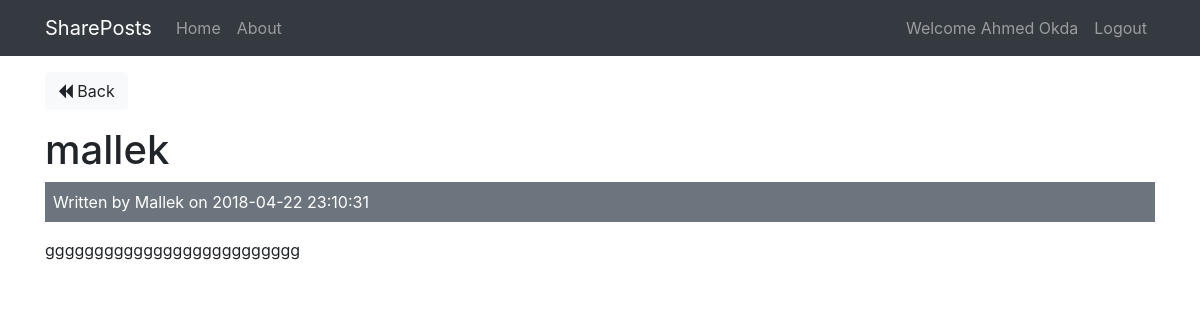
Page /posts/show/2 (signed in) on the committed database.
### tables this page shows
CREATE TABLE `posts` (
  `id` int(11) NOT NULL,
  `user_id` int(11) NOT NULL,
  `title` varchar(255) NOT NULL,
  `body` text NOT NULL,
  `created_at` datetime NOT NULL DEFAULT CURRENT_TIMESTAMP
);

CREATE TABLE `users` (
  `id` int(11) NOT NULL,
  `name` varchar(255) NOT NULL,
  `email` varchar(255) NOT NULL,
  `password` varchar(255) NOT NULL,
  `created_at` datetime NOT NULL DEFAULT CURRENT_TIMESTAMP
);

### app/controllers/Posts.php (called while the page is built, shortened)
<?php
 class Posts extends Controller{
     public function __construct(){
         $this->postModel = $this->Model('Post');
         $this->userModel = $this->Model('User');
     }
     public function show($id){
         $post = $this->postModel->getPostById($id);
         $user = $this->userModel->getUserById($post->user_id);
         $data=[
             'post' => $post,
             'user' => $user
         ];
         $this->view('posts/show', $data);
     }
 }

### app/libraries/Core.php (called while the page is built, shortened)
<?php
class Core{
    protected $currentMethod     = 'index';
    public function __construct(){
        $url = $this->getUrl();
        if(file_exists('../app/controllers/'.ucwords($url[0]) .'.php')){
            unset($url[0]);
        }
        $this->currentController = new $this->currentController;
        if(isset($url[1])){
            if(method_exists($this->currentController, $url[1])){
                $this->currentMethod = $url[1];
                unset($url[1]);
            }
        }
        $this->params = $url ? array_values($url) : [];
        call_user_func_array([$this->currentController, $this->currentMethod],$this->params);
    }
    public function getUrl(){
        if(isset($_GET['url'])){
            $url = rtrim($_GET['url'], '/');
            $url = filter_var($url, FILTER_SANITIZE_URL);
            $url = explode('/', $url);
            return $url;
        }
    }
}

### public/index.php (called while the page is built, shortened)
<?php
  $core = new Core();

### app/libraries/Database.php (called while the page is built, shortened)
<?php
 class Database{
     private $host    = DB_HOST;
     private $user    = DB_USER;
     private $pass    = DB_PASS;
     private $dbname  = DB_NAME;
     private $dbh;
     private $stmt;
     public function __construct(){
         $dsn = 'mysql:host='. $this->host . ';dbname='.$this->dbname;
         $options = array(
             PDO::ATTR_PERSISTENT => true,
             PDO::ATTR_ERRMODE    => PDO::ERRMODE_EXCEPTION
         );
         try{
             $this->dbh = new PDO($dsn, $this->user, $this->pass, $options);
         }catch(PDOException $e){
             $this->error = $e->getMessage();
             echo $this->error;
         }
     }
     public function query($sql){
         $this->stmt = $this->dbh->prepare($sql);
     }
     public function bind($param, $value, $type = Null){
         if(is_null($type)){
             switch(true){
                 default:
                   $type = PDO::PARAM_STR;
                   break;
             }
         }
         $this->stmt->bindValue($param, $value, $type);
     }
     public function execute(){
         return $this->stmt->execute();
     }
      public function single(){
        $this->execute();
        return $this->stmt->fetch(PDO::FETCH_OBJ);
      }
 }

### app/models/Post.php (called while the page is built, shortened)
<?php
 class Post{
     private $db;
     public function __construct(){
         $this->db = new Database;
     }
     public function getPostById($id){
        $this->db->query('SELECT * FROM posts WHERE id = :id');
        $this->db->bind(':id', $id);
        $row = $this->db->single();
        return $row;
     }
 }

### app/models/User.php (called while the page is built, shortened)
<?php
 class User{
     private $db;
     public function __construct(){
         $this->db = new Database;
     }
     public function getUserById($id){
         $this->db->query('SELECT * FROM users WHERE id = :id');
         $this->db->bind(':id', $id);
         $row = $this->db->single();
         return $row;
     }
 }

### app/views/posts/show.php (the view, shortened to what this page needs)
<?php require APPROOT . '/views/inc/header.php'; ?>
  <a href="<?php echo URLROOT; ?>" class="btn btn-light mb-3"><i class="fa fa-backward" aria-hidden="true"></i> Back</a>
  <br>
  <h1><?php echo $data['post']->title; ?></h1>
  <div class="bg-secondary text-white p-2 mb-3">
    Written by <?php echo $data['user']->name; ?> on <?php echo $data['post']->created_at; ?>
  </div>
  <p><?php echo $data['post']->body; ?></p>
<?php require APPROOT . '/views/inc/footer.php'; ?>

### rows in the picture
posts: title "mallek", created_at "2018-04-22 23:10:31", body "gggggggggggggggggggggggggg"
users: name "Mallek"

### other values in the picture
SITENAME "SharePosts"
$_SESSION['user_name'] "Ahmed Okda"
